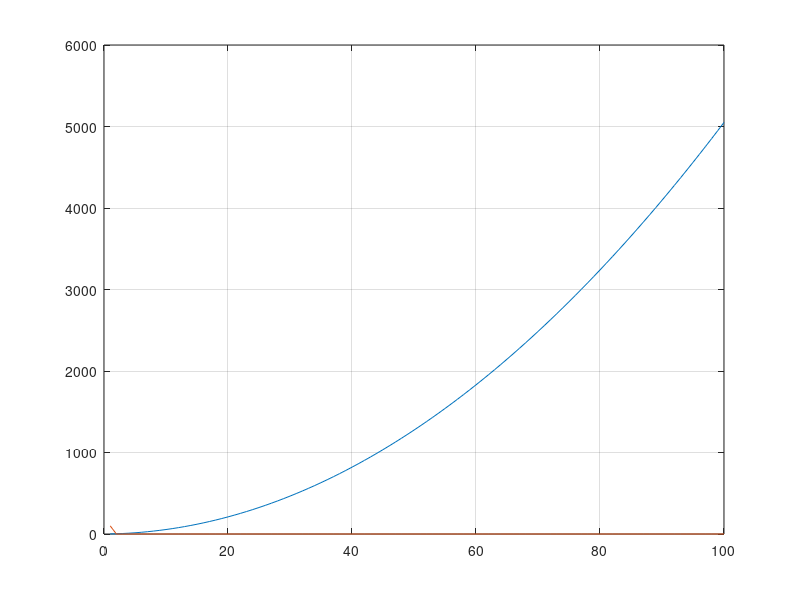

The MATLAB script that drew this image:
% Ester programa calcula a soma de todos os numeros de 1 ate N
% % No matlab pode usar o comando input
N=100; soma=0;
for ii=1:N
    soma=soma+ii;
end

% Outro problema com a funcao somatorio
% % Quero guardar os s
N=100; soma=0;vec=[1,N];
for ii=1:N
    soma=soma+ii;
    vec(ii,1)=soma;
end

% % Outra forma
N=100; soma=0;
for ii=1:N
    soma=soma+ii;
    vec(ii)=soma;
end

figure(1),plot(vec),grid
close all